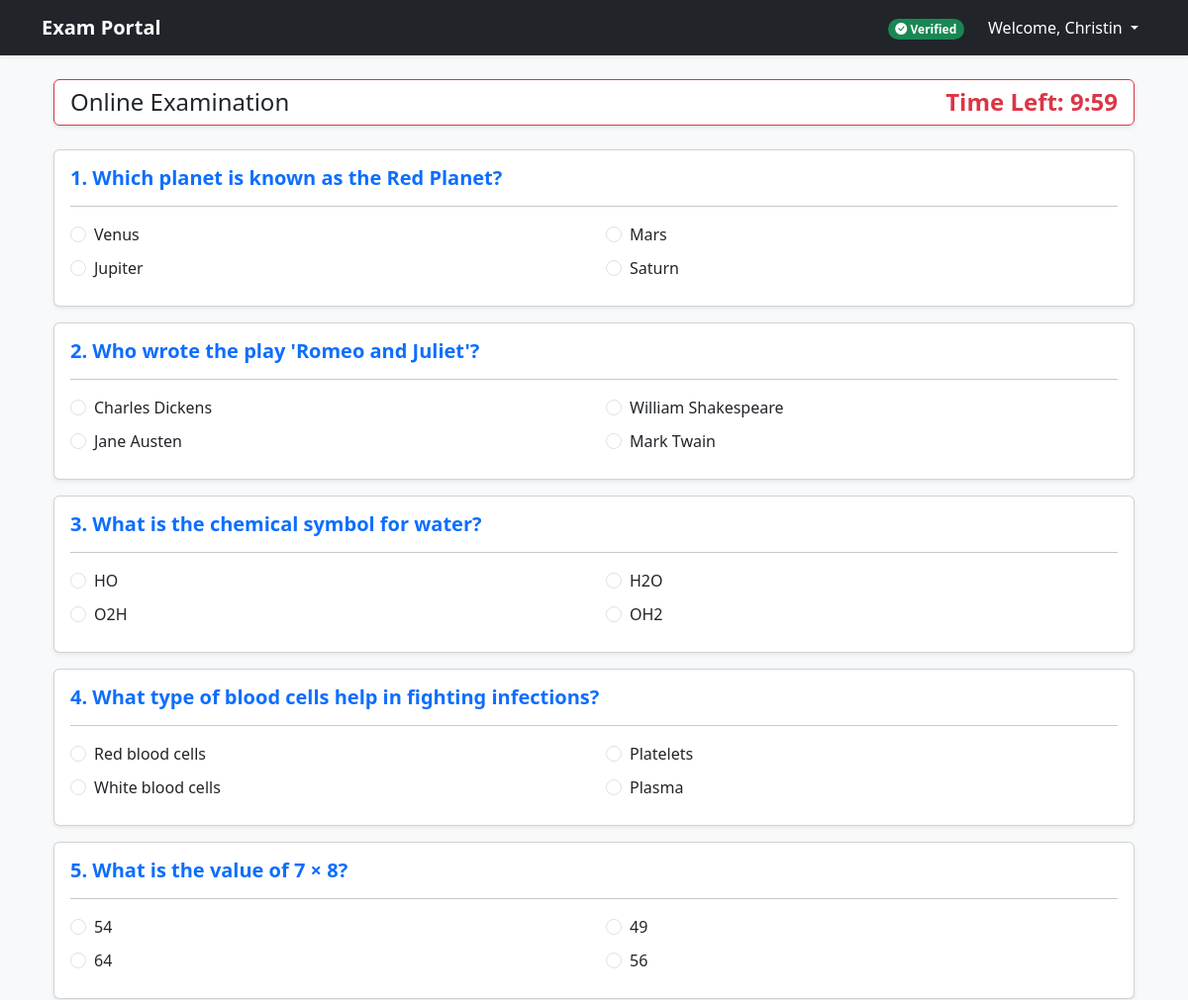
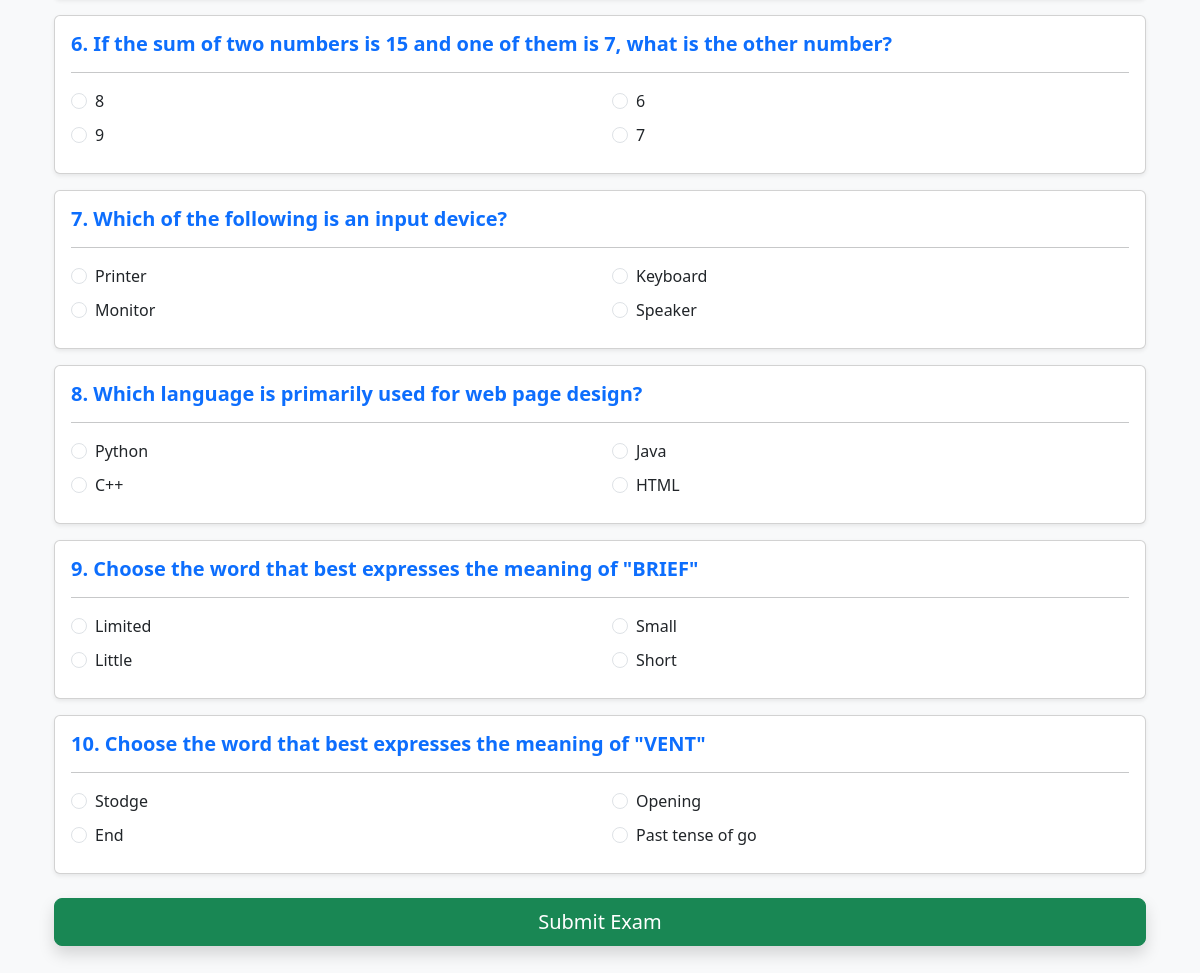
The page /exam/ (signed in) on the database its author committed (2 pictures, top to bottom).
### core/models.py (models this page shows, shortened)
class Question(models.Model):
    text = models.TextField() # Question text [cite: 62]
    option1 = models.CharField(max_length=200) # Multiple options [cite: 63]
    option2 = models.CharField(max_length=200)
    option3 = models.CharField(max_length=200)
    option4 = models.CharField(max_length=200)
    correct_answer = models.CharField(max_length=200) # Correct answer [cite: 64]

### core/views.py (the view, shortened to what this page needs)
# urls.py: path('exam/', views.exam_view, name='exam'),
@login_required
def exam_view(request):
    try:
        profile = StudentProfile.objects.get(user=request.user)
        if not profile.is_approved:
            results = Result.objects.filter(user=request.user).order_by('-exam_date')
            return render(request, 'dashboard.html', {
                'results': results,
                'error': 'Your account is pending verification. Please wait for Admin approval.'
            })
    except StudentProfile.DoesNotExist:
        messages.error(request, "Only registered students with profiles can take exams.")
        return redirect('dashboard')
    questions = Question.objects.all()
    return render(request, 'exam.html', {'questions': questions})

### core/context_processors.py (called while the page is built)
def student_status(request):
    if request.user.is_authenticated:
        try:
            profile = StudentProfile.objects.get(user=request.user)
            return {'is_verified': profile.is_approved}
        except StudentProfile.DoesNotExist:
            return {'is_verified': False}
    return {}

### core/templates/exam.html (shortened to what this page needs)
{% extends 'base.html' %}
{% block content %}
<div class="container mt-3">
    <div class="card border-danger mb-4 shadow-sm">
        <div class="card-body d-flex justify-content-between align-items-center py-2">
            <h4 class="text-dark mb-0">Online Examination</h4>
            <div class="h4 mb-0 text-danger fw-bold">
                Time Left: <span id="timer-text">10:00</span>
            </div>
        </div>
    </div>
    <form method="POST" action="{% url 'submit_exam' %}" id="examForm">
        {% for q in questions %}
        <div class="card mb-3 shadow-sm">
            <div class="card-body">
                <h5 class="card-title fw-bold text-primary">{{ forloop.counter }}. {{ q.text }}</h5>
                <hr>
                <div class="row">
                    <div class="col-md-6 mb-2">
                        <div class="form-check">
                            <input class="form-check-input" type="radio" name="question_{{ q.id }}"
                                value="{{ q.option1 }}" required>
                            <label class="form-check-label">{{ q.option1 }}</label>
                        </div>
                    </div>
                    <div class="col-md-6 mb-2">
                        <div class="form-check">
                            <input class="form-check-input" type="radio" name="question_{{ q.id }}"
                                value="{{ q.option2 }}">
                            <label class="form-check-label">{{ q.option2 }}</label>
                        </div>
                    </div>
                    <div class="col-md-6 mb-2">
                        <div class="form-check">
                            <input class="form-check-input" type="radio" name="question_{{ q.id }}"
                                value="{{ q.option3 }}">
                            <label class="form-check-label">{{ q.option3 }}</label>
                        </div>
                    </div>
                    <div class="col-md-6 mb-2">
                        <div class="form-check">
                            <input class="form-check-input" type="radio" name="question_{{ q.id }}"
                                value="{{ q.option4 }}">
                            <label class="form-check-label">{{ q.option4 }}</label>
                        </div>
                    </div>
                </div>
            </div>
        </div>
        {% endfor %}
        <div class="mt-4 mb-5">
            <button type="submit" class="btn btn-success btn-lg w-100 shadow">Submit Exam</button>
        </div>
    </form>
</div>
{% endblock %}

### core/templates/base.html (shortened to what this page needs)
<!DOCTYPE html>
<html lang="en">
<head>
    <link href="https://cdn.jsdelivr.net/npm/bootstrap@5.3.0/dist/css/bootstrap.min.css" rel="stylesheet">
    <link rel="stylesheet" href="https://cdn.jsdelivr.net/npm/bootstrap-icons@1.11.1/font/bootstrap-icons.css">
</head>
<body class="bg-light">
    <nav class="navbar navbar-expand-lg navbar-dark bg-dark shadow-sm mb-4">
        <div class="container">
            <a class="navbar-brand fw-bold" href="{% if user.is_authenticated %}{% url 'dashboard' %}{% else %}{% url 'login' %}{% endif %}">
                Exam Portal
            </a>
            <div class="collapse navbar-collapse" id="navbarNav">
                <ul class="navbar-nav ms-auto align-items-center">
                    {% if user.is_authenticated %}
                        {% if not user.is_staff %}
                        <li class="nav-item me-3">
                            {% if is_verified %}
                            <span class="badge rounded-pill bg-success">
                                <i class="bi bi-check-circle-fill"></i> Verified
                            </span>
                            {% else %}
                            <span class="badge rounded-pill bg-warning text-dark">
                                <i class="bi bi-exclamation-triangle-fill"></i> Pending Approval
                            </span>
                            {% endif %}
                        </li>
                        {% endif %}
                        <li class="nav-item dropdown">
                            <a class="nav-link dropdown-toggle text-white" href="#" id="userDropdown" role="button" data-bs-toggle="dropdown" aria-expanded="false">
                                Welcome, {{ user.username }} {% if user.is_staff %}(Administration{% endif %}
                            </a>
                        </li>
                    {% endif %}
                </ul>
            </div>
        </div>
    </nav>
    <div class="container mb-5">
        {% block content %}{% endblock %}
    </div>
</body>
</html>

### rows shown on the page
Question: text "Which planet is known as the Red Planet?", option1 "Venus", option2 "Mars", option3 "Jupiter", option4 "Saturn"
Question: text "Who wrote the play 'Romeo and Juliet'?", option1 "Charles Dickens", option2 "William Shakespeare", option3 "Jane Austen", option4 "Mark Twain"
Question: text "What is the chemical symbol for water?", option1 "HO", option2 "H2O", option3 "O2H", option4 "OH2"
Question: text "What type of blood cells help in fighting infections?", option1 "Red blood cells", option2 "Platelets", option3 "White blood cells", option4 "Plasma"
Question: text "What is the value of 7 × 8?", option1 "54", option2 "49", option3 "64", option4 "56"
Question: text "If the sum of two numbers is 15 and one of them is 7, what is the other number?", option1 "8", option2 "6", option3 "9", option4 "7"
Question: text "Which of the following is an input device?", option1 "Printer", option2 "Keyboard", option3 "Monitor", option4 "Speaker"
Question: text "Which language is primarily used for web page design?", option1 "Python", option2 "Java", option3 "C++", option4 "HTML"
Question: text "Choose the word that best expresses the meaning of \"BRIEF\"", option1 "Limited", option2 "Small", option3 "Little", option4 "Short"
Question: text "Choose the word that best expresses the meaning of \"VENT\"", option1 "Stodge", option2 "Opening", option3 "End", option4 "Past tense of go"

### other values the page prints
{{ user.username }} "Christin"
